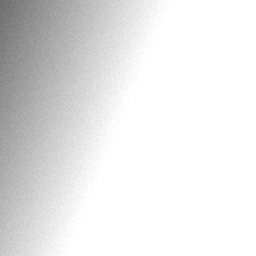
#> input picture img/cover.png, 256 x 256 px
$ python gen_ch01_figures.py
#> lines starting #> are read from the running program, lines starting #| are printed output that depends on the picture
# -*- coding: utf-8 -*-
"""为第 1 章(数字图像与二进制)生成真实数据驱动的可视化图。

数据: img/cover.png (256x256 灰度)。做真实位平面分解与逐层累加重建。
内容:
  - bit_planes      : 原图 + 8 个位平面(bit7..bit0)
  - bit_reconstruct : 从最高位逐层累加(bit7 → ... → 全部8层=原图)

输出: teaching/web/{zh,en}/assets/*.png (双语标签)
用法: python teaching/gen_ch01_figures.py
"""
from __future__ import annotations
import os
import numpy as np
from PIL import Image
import matplotlib
matplotlib.use("Agg")
import matplotlib.pyplot as plt
from matplotlib import font_manager

ROOT = os.path.dirname(os.path.dirname(os.path.abspath(__file__)))
ZH = os.path.join(ROOT, "teaching", "web", "zh", "assets")
EN = os.path.join(ROOT, "teaching", "web", "en", "assets")
COVER = os.path.join(ROOT, "img", "cover.png")
os.makedirs(ZH, exist_ok=True); os.makedirs(EN, exist_ok=True)

_avail = {f.name for f in font_manager.fontManager.ttflist}
for _c in ["Microsoft YaHei", "SimHei", "DengXian", "SimSun"]:
    if _c in _avail:
        plt.rcParams["font.family"] = [_c, "DejaVu Sans"]; break
plt.rcParams["axes.unicode_minus"] = False
plt.rcParams["savefig.bbox"] = "tight"
plt.rcParams["figure.dpi"] = 150
plt.rcParams["savefig.dpi"] = 150

L = {
    "zh": {
        "orig": "原图\n0-255",
        "planes_title": "图 1-1  一张 8bit 灰度图拆成 8 个位平面 (bit7=最高位, bit0=最低位/LSB)",
        "recon_layers": "已加 {}/8 层\n最高 {} 位",
        "recon_title": "图 1-2  从最高位逐层累加: 加得越多越清晰, 8 层全加 = 精确还原原图\n原图 = Σ (bit_k)×2^k, 每一层必须乘其权重再相加",
    },
    "en": {
        "orig": "original\n0-255",
        "planes_title": "Fig. 1-1  an 8-bit grayscale image split into 8 bit planes (bit7 = MSB, bit0 = LSB)",
        "recon_layers": "{}/8 layers\nhigh {} bits",
        "recon_title": "Fig. 1-2  accumulating from the MSB: more layers = clearer, all 8 = exact reconstruction\noriginal = sum (bit_k) x 2^k, each layer must be weighted before summing",
    },
}


def setstyle():
    for s in ["seaborn-v0_8-whitegrid", "seaborn-whitegrid", "ggplot"]:
        try:
            plt.style.use(s); break
        except Exception:
            continue
    for _c in ["Microsoft YaHei", "SimHei", "DengXian", "SimSun"]:
        if _c in _avail:
            plt.rcParams["font.family"] = "sans-serif"
            plt.rcParams["font.sans-serif"] = [_c, "DejaVu Sans"]
            plt.rcParams["font.family"] = [_c, "DejaVu Sans"]; break


def out(name, lang):
    p = os.path.join(ZH if lang == "zh" else EN, name)
    plt.savefig(p); plt.close("all")
    print(f"  [ok] {lang}/{name}  {os.path.getsize(p)//1024} KB")


def load_cover():
    im = Image.open(COVER)
#> im is the input picture: PIL image 256x256 L; min 105, max 255, mean 230.4
    if im.mode != "L":
        im = im.convert("L")
    return np.asarray(im, np.uint8)


def fig_planes(img, lang):
    S = L[lang]
    fig, axes = plt.subplots(1, 9, figsize=(16.5, 3.2))
    plt.rcParams["image.interpolation"] = "nearest"
    axes[0].imshow(img, cmap="gray", vmin=0, vmax=255)
    axes[0].set_title(S["orig"], fontsize=9)
    for k in range(8):
        plane = ((img >> k) & 1) * 255
        axes[k + 1].imshow(plane, cmap="gray", vmin=0, vmax=255)
        axes[k + 1].set_title(f"bit {k}\n×{2**k}", fontsize=9)
    for ax in axes:
        ax.axis("off")
    fig.suptitle(S["planes_title"], fontsize=11.5)
    fig.tight_layout(rect=[0, 0, 1, 0.82])
    out("bit_planes.png", lang)


def fig_reconstruct(img, lang):
    S = L[lang]
    fig, axes = plt.subplots(1, 8, figsize=(16.5, 3.4))
    plt.rcParams["image.interpolation"] = "nearest"
    acc = np.zeros_like(img, dtype=np.int32)
    for k in range(8, 0, -1):
        b = k - 1
        acc = acc + (((img >> b) & 1) * (2**b))
        axes[8 - k].imshow(np.clip(acc, 0, 255), cmap="gray", vmin=0, vmax=255)
        n_layers = 8 - b
        axes[8 - k].set_title(S["recon_layers"].format(n_layers, n_layers), fontsize=8.5)
    for ax in axes:
        ax.axis("off")
    fig.suptitle(S["recon_title"], fontsize=11)
    fig.tight_layout(rect=[0, 0, 1, 0.84])
    out("bit_reconstruct.png", lang)


def main():
    setstyle()
    img = load_cover()
    print("cover", img.shape, img.dtype)
#| cover (256, 256) uint8
    for lang in ("zh", "en"):
        fig_planes(img, lang)
        fig_reconstruct(img, lang)
#> this loop made 2 passes
#> pass 1, in out, `plt.savefig(p)`:
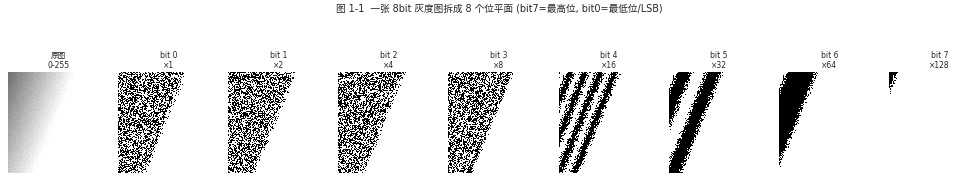
#> figure drawn by matplotlib, 9 panels
#> pass 1, in out (call 2), `plt.savefig(p)`:
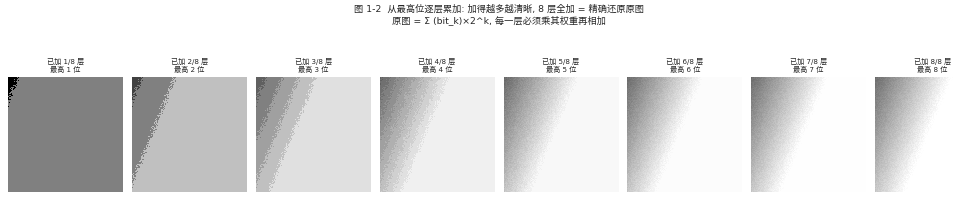
#> figure drawn by matplotlib, 8 panels
#> pass 2, in out (call 4), `plt.savefig(p)`:
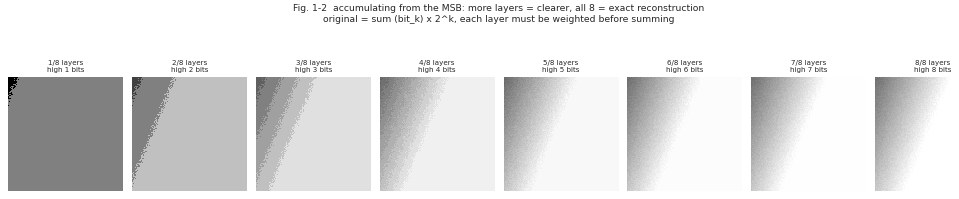
#> figure drawn by matplotlib, 8 panels
    print("完成 → ", ZH)


if __name__ == "__main__":
    main()
